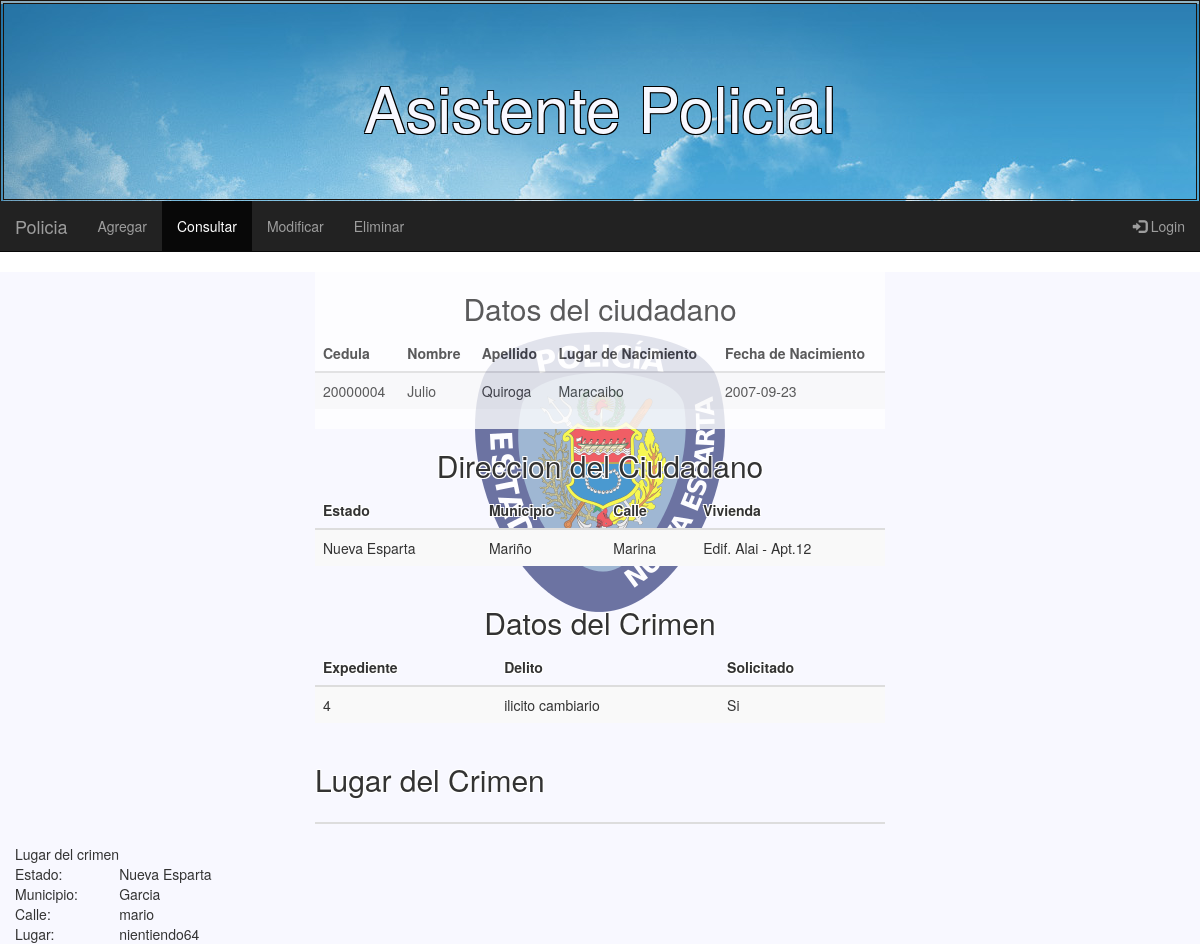
The app's page /result_consulta.php?cedula=20000004 with its own data.
### tables this page shows
CREATE TABLE Ciudadanos(
	cedula INT UNSIGNED NOT NULL,
	nombre VARCHAR(64) NOT NULL,
	apellido VARCHAR(64) NOT NULL,
	l_nacimiento VARCHAR(64) NOT NULL,
	f_nacimiento DATE NOT NULL,
	PRIMARY KEY(cedula)
);

CREATE TABLE Ubicacion_Ciudadanos(
	id_uc INT UNSIGNED NOT NULL AUTO_INCREMENT,
	cedula_uc INT UNSIGNED NOT NULL,
	estado_uc VARCHAR(64) NOT NULL,
	municipio_uc VARCHAR(64) NOT NULL,
	calle_uc VARCHAR(64) NOT NULL,
	vivienda_uc VARCHAR (64) NOT NULL,
	PRIMARY KEY (id_uc),
	INDEX UC_FK1(cedula_uc),
	FOREIGN KEY(cedula_uc)
		REFERENCES Ciudadanos(cedula)
);

CREATE TABLE Crimenes(
	expediente INT UNSIGNED NOT NULL,
    delito VARCHAR(64) NOT NULL,
    solicitado BOOL NOT NULL,
    cedula_c INT UNSIGNED NOT NULL,
    PRIMARY KEY (expediente),
    INDEX C_FK1(cedula_c),
    FOREIGN KEY (cedula_c)
		REFERENCES Ciudadanos(cedula)
);

CREATE TABLE Lugar_Crimenes(
	id_lc INT UNSIGNED NOT NULL AUTO_INCREMENT,
    estado_lc VARCHAR(64) NOT NULL,
    municipio_lc VARCHAR(64) NOT NULL,
    calle_lc VARCHAR(64) NOT NULL,
    lugar_lc VARCHAR(64) NOT NULL,
    expediente_lc INT UNSIGNED NOT NULL,
    PRIMARY KEY(id_lc),
    INDEX LC_FK1(expediente_lc),
    FOREIGN KEY (expediente_lc)
		REFERENCES Crimenes(expediente)
);

### result_consulta.php (the view, shortened to what this page needs)
<!DOCTYPE html>
<html>
  <head>
    <link rel="stylesheet" href="css/bootstrap.min.css">
    <link rel="stylesheet" href="css/background2.css">
  </head>
  <body>
  <div class="jumbotron">
      <h1 style="text-align: center;">Asistente Policial</h1>
  </div>
    <nav class="navbar navbar-inverse navbar-static-top" name="barra" id="id_barra">
      <div class="container-fluid">
          <div class="navbar-header">
            <a class="navbar-brand" href="#">Policia</a>
          </div>
          <div class="collapse navbar-collapse" id="myNavbar">
            <ul class="nav navbar-nav">
              <li><a href="form_agregar.php">Agregar</a>
              <li class="active"><a href="form_consulta.php">Consultar</a></li>
              <li><a href="form_modificar.php">Modificar</a></li>
              <li><a href="form_eliminar.php">Eliminar</a></li>
            </ul>
            <ul class="nav navbar-nav navbar-right">
              <li><a href="index.php"><span class="glyphicon glyphicon-log-in"></span> Login</a></li>
            </ul>
          </div>
      </div>
    </nav>
    <div class="container-fluid" id="body_container">
      <div class="row">
      <?php
      $cedula=$_GET["cedula"];
      include("conexionBD.php");
      $consulta="SELECT * FROM Ciudadanos WHERE cedula='$cedula'";
      $resultado=mysqli_query($conexion, $consulta);
      if($fila=mysqli_fetch_array($resultado, MYSQLI_ASSOC)){
        $consulta="SELECT * FROM Ciudadanos WHERE cedula='$cedula' ";
        $resultado=mysqli_query($conexion, $consulta);
        mysqli_set_charset($conexion, "utf8"); ?>
        <div class="col-md-3"></div>
        <div class="col-md-6">
          <div class="table-responsive" id="ciudadano_tabla">
            <table class="table table-striped">
              <h2 class="cedula" style="text-align: center;">Datos del ciudadano</h2>
              <thead class="cedula">
                <th>Cedula</th>
                <th>Nombre</th>
                <th>Apellido</th>
                <th>Lugar de Nacimiento</th>
                <th>Fecha de Nacimiento</th>
              </thead>
              <?php while($fila=mysqli_fetch_array($resultado, MYSQLI_ASSOC)){ ?>
                <tr>
                  <td><?php echo $fila["cedula"]; ?></td>
                  <td><?php echo $fila["nombre"]; ?></td>
                  <td><?php echo $fila["apellido"]; ?></td>
                  <td><?php echo $fila["l_nacimiento"]; ?></td>
                  <td><?php echo $fila["f_nacimiento"]; ?></td>
                </tr>
              <?php
              } ?>
            </table>
          </div>
        </div>
      </div>
      <div class="row">
        <?php
          $consulta="SELECT * FROM Ubicacion_Ciudadanos WHERE cedula_uc='$cedula'";
          $resultado=mysqli_query($conexion, $consulta);
        ?>
        <div class="col-md-3"></div>
        <div class="col-md-6">
          <div class="table-responsive">
            <table class="table table-striped">
              <h2 class="residencia" style="text-align: center;">Direccion del Ciudadano</h2>
              <thead class="residencia">
                <tr>
                  <th>Estado</th>
                  <th>Municipio</th>
                  <th>Calle</th>
                  <th>Vivienda</th>
                </tr>
              </thead>
              <?php while($fila=mysqli_fetch_array($resultado, MYSQLI_ASSOC)){ ?>
                <tr>
                  <td><?php echo $fila["estado_uc"]; ?></td>
                  <td><?php echo $fila["municipio_uc"]; ?></td>
                  <td><?php echo $fila["calle_uc"]; ?></td>
                  <td><?php echo $fila["vivienda_uc"]; ?></td>
                </tr>
                <?php } ?>
            </table>
          </div>
        </div>
      </div>
      <div class="row">
        <?php
        $consulta="SELECT * FROM Crimenes WHERE cedula_c='$cedula'";
        $resultado=mysqli_query($conexion, $consulta); ?>
        <div class="col-md-3"></div>
        <div class="col-md-6">
          <div class="table-responsive">
            <table class="table table-striped">
              <h2 class="crimen" style="text-align: center;">Datos del Crimen</h2>
              <thead class="crimen">
                <th>Expediente</th>
                <th>Delito</th>
                <th>Solicitado</th>
              </thead>
              <?php while($fila=mysqli_fetch_array($resultado, MYSQLI_ASSOC)){ ?>
                <tr><td><?php echo $fila["expediente"]; ?></td>
                <td><?php echo $fila["delito"]; ?></td>
                <?php if($fila["solicitado"]==0){
                  $fila["solicitado"]="No";
                }
                else{
                  $fila["solicitado"]="Si";
                } ?>
                <td><?php echo $fila["solicitado"]; ?></td></tr>
               <?php } ?>
            </table>
          </div>
        </div>
      </div>
      <div class="row">
        <div class="col-md-3"></div>
        <div class="col-md-6">
          <div class="table-responsive">
            <table class="table table-striped">
              <h2 class="crimen_lugar">Lugar del Crimen</h2>
              <thead>
                <th></th>
                <th></th>
                <th></th>
                <th></th>
              </thead>
            </table>
          </div>
        </div>
      </div>
<?php
        $consulta="SELECT * FROM Lugar_Crimenes, Crimenes WHERE expediente_lc=expediente AND cedula_c=$cedula";
        $resultado=mysqli_query($conexion, $consulta);
        echo("<table>");
        echo("<tr><td>Lugar del crimen</td></tr>");
        while($fila=mysqli_fetch_array($resultado, MYSQLI_ASSOC)){
          echo ("<tr><td>Estado: </td><td>$fila[estado_lc]</td></tr>");
          echo ("<tr><td>Municipio: </td><td>$fila[municipio_lc]</td></tr>");
          echo ("<tr><td>Calle: </td><td>$fila[calle_lc]</td></tr>");
          echo ("<tr><td>Lugar: </td><td>$fila[lugar_lc]</td></tr>");
        }
        echo("</table>");
      }
      else{
        echo("<p>El ciudadano no ha cometido delitos anteriormente</p>");
      }
      ?>
    </div>
  </body>
</html>

### css/background2.css (style rules this page uses)
.navbar-inverse { margin-top: -32px; border-radius: 0px; }
.jumbotron h1 { color: ghostwhite; text-shadow: -1px -1px 0 #000, 1px -1px 0 #000, -1px 1px 0 #000, 1px 1px 0 #000; }
#body_container { background: url(img/Logo_Policia.png) fixed no-repeat center, ghostwhite; }
.cedula { text-shadow: -1px -1px 0 #fff, 1px -1px 0 #fff, -1px 1px 0 #fff, 1px 1px 0 #fff; }
.residencia { text-shadow: -1px -1px 0 #fff, 1px -1px 0 #fff, -1px 1px 0 #fff, 1px 1px 0 #fff; }
.crimen { text-shadow: -1px -1px 0 #fff, 1px -1px 0 #fff, -1px 1px 0 #fff, 1px 1px 0 #fff; }
.crimen_lugar { text-shadow: -1px -1px 0 #fff, 1px -1px 0 #fff, -1px 1px 0 #fff, 1px 1px 0 #fff; }
#ciudadano_tabla { background-color: white; opacity: 0.8; }
.jumbotron { background-image: url(background.jpg); background-color: #F2E9E1; color: ghostwhite; text-shadow: -1px -1px 0 #000, 1px -1px 0 #000, -1px 1px 0 #000, 1px 1px 0 #000; border: 4px double #1C140D; }

### records on screen
ciudadanos: cedula "20000004", nombre "Julio", apellido "Quiroga", l_nacimiento "Maracaibo", f_nacimiento "2007-09-23"
ubicacion_ciudadanos: estado_uc "Nueva Esparta", municipio_uc "Mariño", calle_uc "Marina", vivienda_uc "Edif. Alai - Apt.12"
crimenes: expediente "4", delito "ilicito cambiario", solicitado "Si"
lugar_crimenes: estado_lc "Nueva Esparta", municipio_lc "Garcia", calle_lc "mario", lugar_lc "nientiendo64"
